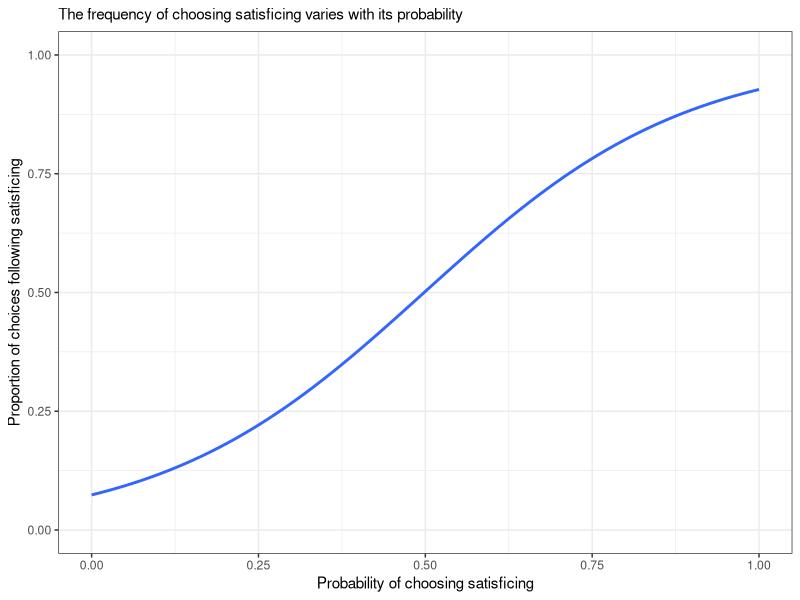
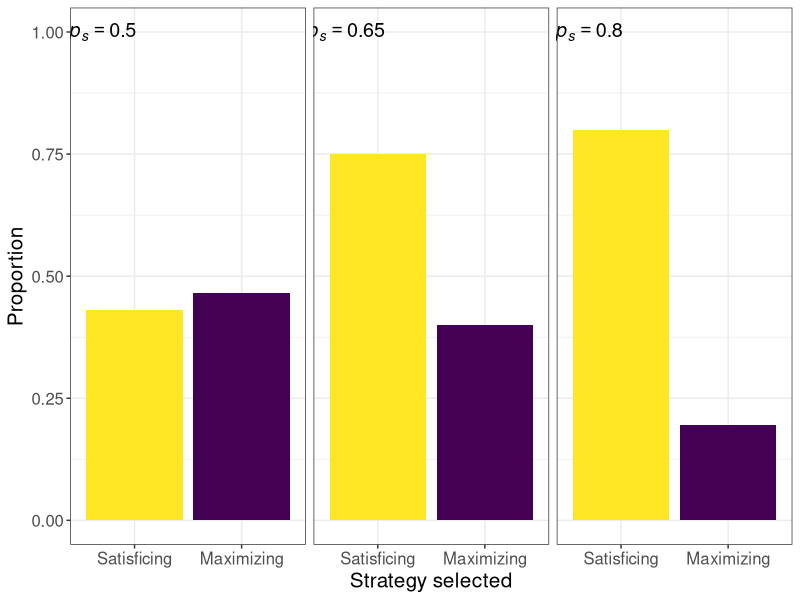
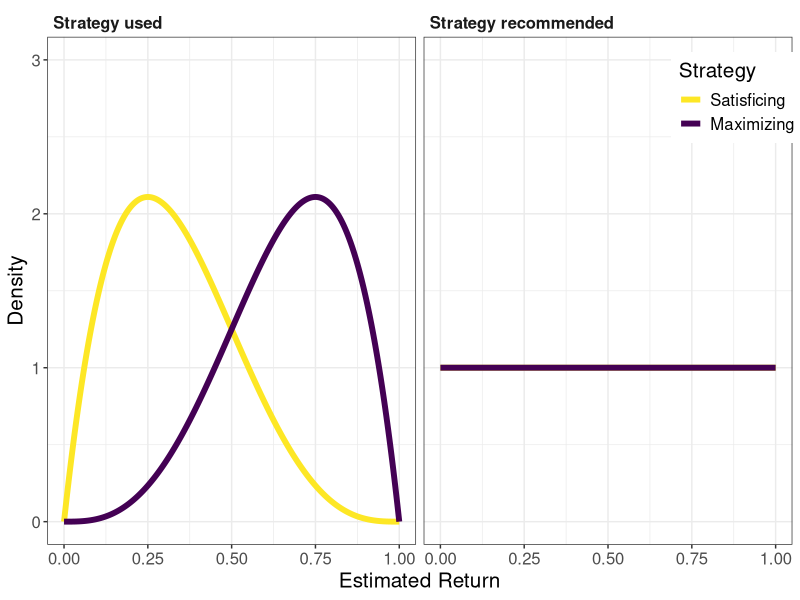
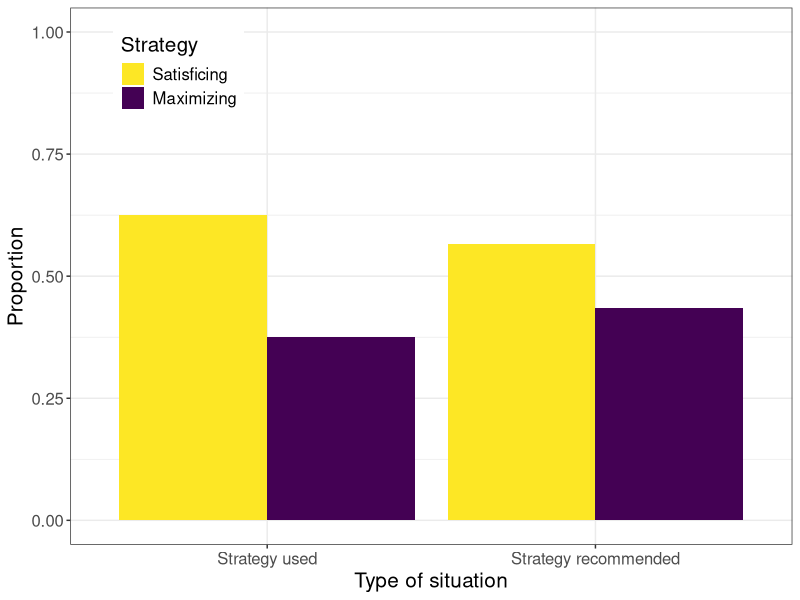
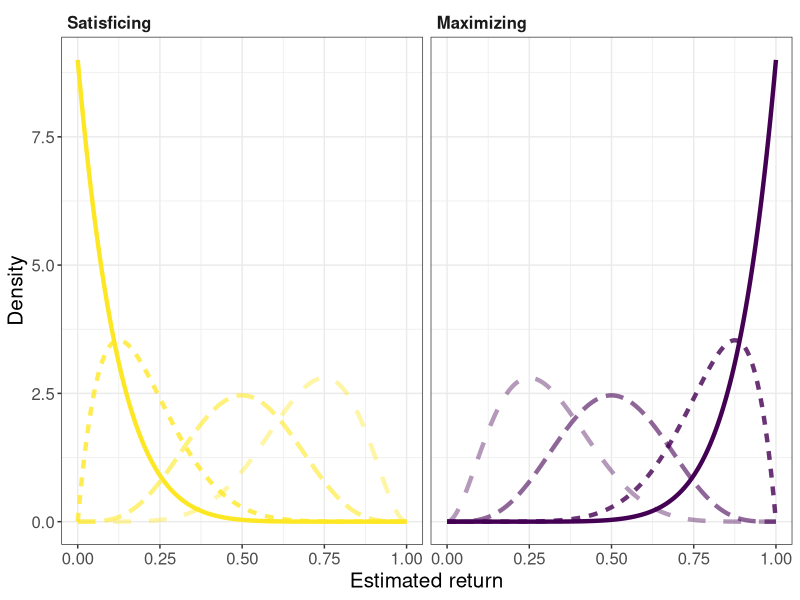
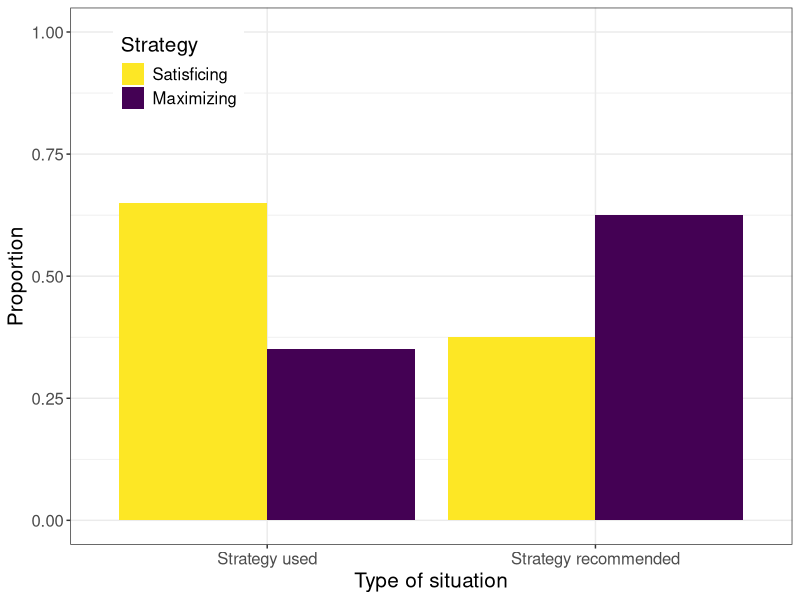
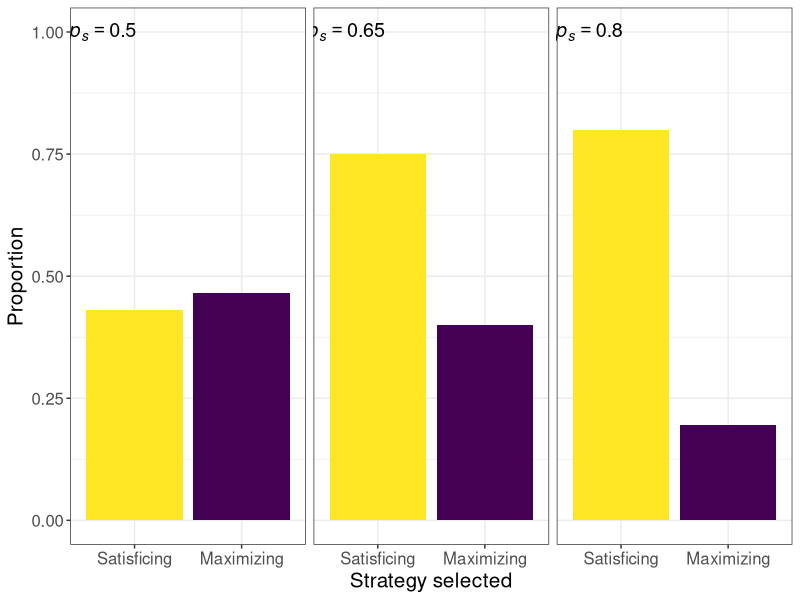
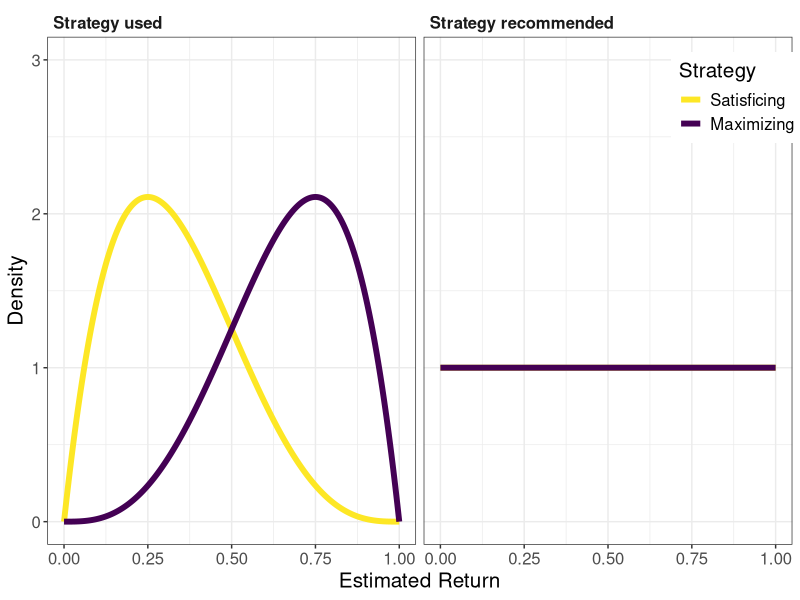

The R script that drew these images, in order:
# Simulation script

# Setup
# install.packages("tidyverse")
library(tidyverse)

N           <- 1:100 # Number of participants
n_self      <- 1:2   # Number of choices made
n_recommend <- 1:2   # Number of choices made by others for which you give a recommendation


# Test: Simulate different probabilities of choosing satisficing
vector_p_choose_satis <- seq(0, 1, by=.01)
results_sim1 <-  tibble(expand.grid(pid = N,                          # Participant ID
                                    cid = (n_self + n_recommend) / 2, # Choice ID
                                    p_choose_satis = vector_p_choose_satis)) %>% 
  mutate(choice_self      = NA,
         choice_recommend = NA)

for (row in 1:nrow(results_sim1)) {
  # Simulate choice as draw from binomial distribution (1 = satisficing)
  results_sim1[row, "choice_self"] <- rbinom(1, 1, pull(results_sim1[row, "p_choose_satis"]))
}

# Results
results_sim1 %>% 
  ggplot(aes(p_choose_satis, choice_self)) +
  geom_smooth(method = "glm", method.args = list(family = "binomial"), se = FALSE) +
  labs(subtitle="The frequency of choosing satisficing varies with its probability", 
       x="Probability of choosing satisficing", y="Proportion of choices following satisficing") +
  coord_cartesian(xlim=c(0,1), ylim=c(0,1)) +
  theme_bw()



# Assumption 1: Probabilistic strategy selection -----
# Simulating probabilities of choosing satisficing and recommending maximizing
vector_p_choose_satis <- seq(0, 1, by=.01)
results_sim2 <-  tibble(expand.grid(pid = N,                          # Participant ID
                                    cid = (n_self + n_recommend) / 2, # Choice ID
                                    p_choose_satis = vector_p_choose_satis)) %>% 
  mutate(p_recommend_satis = 1 - p_choose_satis,
         choice_self       = NA,
         choice_recommend  = NA)

set.seed(123)
for (row in 1:nrow(results_sim2)) {
  
  # Simulate choice as draw from binomial distribution (1 = satisficing)
  results_sim2[row, "choice_self"] <- rbinom(1, 1, pull(results_sim2[row, "p_choose_satis"]))
  results_sim2[row, "choice_recommend"] <- rbinom(1, 1, pull(results_sim2[row, "p_recommend_satis"]))
}

# Plot frequency of strategy selection
results_sim2 %>% 
  filter(p_choose_satis %in% c(.5, .65, .8)) %>% 
  mutate(p_choose_satis = as.factor(p_choose_satis)) %>% 
  group_by(p_choose_satis) %>% 
  summarise(p_choice_satis = sum(choice_self) / n(),
            p_recommend_satis = sum(choice_recommend) / n()) %>% 
  pivot_longer(cols=c("p_choice_satis", "p_recommend_satis")) %>% 
  mutate(name = ifelse(name == "p_choice_satis", "Satisficing", "Maximizing")) %>% 
  mutate(name = factor(name, levels=c("Satisficing", "Maximizing"))) %>% 
  ggplot(aes(name, value, fill=name)) +
  geom_col(position=position_dodge()) +
  geom_text(tibble(p_choose_satis=c(.5,.65,.8)), mapping=aes(x=.7, y=1, label=paste0("italic(p)[italic(s)]==", p_choose_satis)), parse=T, inherit.aes=F, size=5) +
  labs(x="Strategy selected", y="Proportion") +
  scale_fill_manual(values=viridis::viridis(10)[c(10,1)]) +
  theme_bw() +
  facet_wrap(~p_choose_satis, ncol=3) +
  theme(text = element_text(size=15), 
        legend.position="none",
        strip.background = element_blank(),
        strip.text.x = element_blank())

ggsave("output/plots/figure_basic.pdf", device=pdf, width=12, height=6)



# Assumption 2: Strategy selection as a cost-return trade-off -----
# Costs and Returns play a role in strategy selection

# Theoretical distribution
tibble(value = c(dbeta(seq(0,1,.001), 2, 4), dbeta(seq(0,1,.001), 4, 2),
                 dbeta(seq(0,1,.001), 1, 1), dbeta(seq(0,1,.001), 1, 1)),
       Strategy = c(rep("Satisficing", length(seq(0,1,.001))), rep("Maximizing", length(seq(0,1,.001))),
                    rep("Satisficing", length(seq(0,1,.001))), rep("Maximizing", length(seq(0,1,.001)))),
       Target = c(rep("Strategy used", length(seq(0,1,.001))*2), rep("Strategy recommended", length(seq(0,1,.001))*2)),
       x = c(seq(0,1,.001), seq(0,1,.001), seq(0,1,.001), seq(0,1,.001))) %>% 
  mutate(Strategy = factor(Strategy, levels=c("Satisficing", "Maximizing")),
         Target = factor(Target, levels=c("Strategy used", "Strategy recommended"))) %>% 
  ggplot(aes(x, value, color=Strategy)) +
  geom_path(linewidth=2) + 
  labs(x="Estimated Return", y="Density") +
  coord_cartesian(ylim=c(0,3), xlim=c(0,1)) +
  scale_color_manual(values=viridis::viridis(10)[c(10,1)]) +
  facet_wrap(~Target, ncol=2) +
  theme_bw() +
  theme(text = element_text(size=15), 
        strip.background = element_blank(),
        strip.text = element_text(face="bold", hjust=0),
        legend.position=c(.925,.88))

ggsave("output/plots/figure_beta_theoretical.pdf", device=pdf, width=10, height=5)

# Create results object and set parameters
results_sim3 <-  tibble(expand.grid(pid = N,                               # Participant ID
                                    cid = (n_self + n_recommend) / 2)) %>% # Choice ID
  
  mutate(costs_s_self      = 0.5, # Parameters
         costs_m_self      = 2,
         costs_s_recommend = 0.1,
         costs_m_recommend = 0.1,
         alpha_s_self      = 2,
         alpha_m_self      = 4,
         beta_s_self       = 4,
         beta_m_self       = 2,
         alpha_recommend   = 1,
         beta_recommend    = 1,

         p_choose_satis    = NA, # Outcomes
         p_recommend_satis = NA,
         choice_self       = NA,
         choice_recommend  = NA)

set.seed(123)
for (row in 1:nrow(results_sim3)) {

  # Strategy selection for oneself
  # Costs
  C_s_self <- pull(results_sim3[row, "costs_s_self"])
  C_m_self <- pull(results_sim3[row, "costs_m_self"])
  
  # Draw Returns from Beta
  R_s_self <- rbeta(1, pull(results_sim3[row, "alpha_s_self"]), pull(results_sim3[row, "beta_s_self"]))
  R_m_self <- rbeta(1, pull(results_sim3[row, "alpha_m_self"]), pull(results_sim3[row, "beta_m_self"]))
  
  # Calculate utilities
  U_s <- R_s_self - C_s_self
  U_m  <- R_m_self - C_m_self
  
  # Calculate probability of selecting satisficing strategy
  results_sim3[row, "p_choose_satis"] = 1 / (1 + exp(-.5 * (U_s - U_m)))
  
  # Draw selected strategy
  results_sim3[row, "choice_self"] <- rbinom(1, 1, pull(results_sim3[row, "p_choose_satis"]))
  
  # Strategy selection for recommendation to others
  # Costs
  C_s_recommend <- pull(results_sim3[row, "costs_s_recommend"])
  C_m_recommend <- pull(results_sim3[row, "costs_m_recommend"])
  
  # Draw Returns from Beta
  R_s_recommend <- rbeta(1, pull(results_sim3[row, "alpha_recommend"]), pull(results_sim3[row, "beta_recommend"]))
  R_m_recommend  <- rbeta(1, pull(results_sim3[row, "alpha_recommend"]), pull(results_sim3[row, "beta_recommend"]))
  
  # Calculate utilities
  U_s <- R_s_recommend - C_s_recommend
  U_m  <- R_m_recommend - C_m_recommend
  
  # Calculate probability of recommending satisficing strategy
  results_sim3[row, "p_recommend_satis"] <- 1 / (1 + exp(-.5 * (U_s - U_m)))
  
  # Draw recommended strategy
  results_sim3[row, "choice_recommend"]  <- rbinom(1, 1, pull(results_sim3[row, "p_recommend_satis"]))
}

# Plot frequency of strategy selection
results_sim3 %>% 
  pivot_longer(cols=c("choice_self", "choice_recommend"), names_to = "target", values_to = "strategy") %>% 
  group_by(strategy, target) %>% 
  summarise(n = n() / 200) %>% 
  mutate(strategy = ifelse(strategy==1, "Satisficing", "Maximizing"),
         target = ifelse(target=="choice_self", "Strategy used", "Strategy recommended")) %>% 
  mutate(strategy = factor(strategy, levels=c("Satisficing", "Maximizing")),
         target = factor(target, levels=c("Strategy used", "Strategy recommended"))) %>% 
  ggplot(aes(target, n, fill=strategy)) +
  geom_col(position=position_dodge()) +
  labs(fill="Strategy", x="Type of situation", y="Proportion") +
  coord_cartesian(ylim=c(0,1)) +
  scale_fill_manual(values=viridis::viridis(10)[c(10,1)]) +
  theme_bw() +
  theme(text = element_text(size=15), 
        legend.position=c(.15,.88),
        strip.background = element_blank(),
        strip.text.x = element_blank())

ggsave("output/plots/figure_costs_returns_main.pdf", device=pdf, width=6, height=5)



# Assumption 3: Social returns govern strategy selection for recommendation -----
# Returns of recommending a strategy depend on social reputation

# Simulate theoretically implied Return structure using different numbers of positive outcomes
tibble(n_pos = c(rep(1, length(seq(0,1,.001))), rep(1, length(seq(0,1,.001))),
                 rep(2, length(seq(0,1,.001))), rep(2, length(seq(0,1,.001))),
                 rep(5, length(seq(0,1,.001))), rep(5, length(seq(0,1,.001))),
                 rep(7, length(seq(0,1,.001))), rep(7, length(seq(0,1,.001)))),
       Return = c(dbeta(seq(0,1,.001), 1, 10 - 1), dbeta(seq(0,1,.001), 10 - 1, 1),
                  dbeta(seq(0,1,.001), 2, 10 - 2), dbeta(seq(0,1,.001), 10 - 2, 2),
                  dbeta(seq(0,1,.001), 5, 10 - 5), dbeta(seq(0,1,.001), 10 - 5, 5),
                  dbeta(seq(0,1,.001), 7, 10 - 7), dbeta(seq(0,1,.001), 10 - 7, 7)),
       Strategy = c(rep("Satisficing", length(seq(0,1,.001))), rep("Maximizing", length(seq(0,1,.001))),
                    rep("Satisficing", length(seq(0,1,.001))), rep("Maximizing", length(seq(0,1,.001))),
                    rep("Satisficing", length(seq(0,1,.001))), rep("Maximizing", length(seq(0,1,.001))),
                    rep("Satisficing", length(seq(0,1,.001))), rep("Maximizing", length(seq(0,1,.001)))),
       x = c(seq(0,1,.001), seq(0,1,.001),
             seq(0,1,.001), seq(0,1,.001),
             seq(0,1,.001), seq(0,1,.001),
             seq(0,1,.001), seq(0,1,.001))) %>% 
  mutate(Strategy = factor(Strategy, levels=c("Satisficing", "Maximizing")),
         n_pos = factor(n_pos, levels=c("1", "2", "5", "7"))) %>% 
  ggplot(aes(x, Return, color=Strategy, alpha=n_pos, linetype=n_pos)) +
  geom_path(linewidth=1.5) +
  scale_color_manual(values=viridis::viridis(10)[c(10,1)]) +
  scale_alpha_manual(values=c(1,.8,.6,.4)) +
  facet_wrap(~Strategy, ncol=2) +
  labs(x = "Estimated return", y="Density") +
  theme_bw() +
  theme(legend.position = "none",
        text = element_text(size=15),
        strip.background = element_blank(),
        strip.text.x = element_text(face="bold", hjust=0) #, legend.position=c(.925,.88))
  )

ggsave("output/plots/figure_theoretical_returns_social.pdf", device=pdf, width=10, height=5)



# Simulation
# Create results object and set parameters
results_sim4 <-  tibble(expand.grid(pid = N,                               # Participant ID
                                    cid = (n_self + n_recommend) / 2)) %>% # Choice ID
  
  mutate(costs_s_self      = 0.5, # Parameters, see above
         costs_m_self      = 2,
         costs_s_recommend = 0.1,
         costs_m_recommend = 0.1,
         
         alpha_s_self      = 2,
         alpha_m_self      = 4,
         beta_s_self       = 4,
         beta_m_self       = 2,
         
         theta             = 0.9,
         n_pos             = NA,  # Will be estimated later
         alpha_s_recommend = NA,
         alpha_m_recommend = NA,
         beta_s_recommend  = NA,
         beta_m_recommend  = NA,
         
         p_choose_satis    = NA, # Outcomes
         p_recommend_satis = NA,
         choice_self       = NA,
         choice_recommend  = NA)

set.seed(123)
for (row in 1:nrow(results_sim4)) {

  # Strategy selection for oneself (same as for simulation 3)
  # Costs
  C_s_self <- pull(results_sim4[row, "costs_s_self"])
  C_m_self <- pull(results_sim4[row, "costs_m_self"])
  
  # Draw Returns from Beta
  R_s_self <- rbeta(1, pull(results_sim4[row, "alpha_s_self"]), pull(results_sim4[row, "beta_s_self"]))
  R_m_self <- rbeta(1, pull(results_sim4[row, "alpha_m_self"]), pull(results_sim4[row, "beta_m_self"]))
  
  # Calculate utilities
  U_s <- R_s_self - C_s_self
  U_m  <- R_m_self - C_m_self
  
  # Calculate probability of selecting satisficing strategy
  results_sim4[row, "p_choose_satis"] <- 1 / (1 + exp(-.5 * (U_s - U_m)))
  
  # Draw selected strategy
  results_sim4[row, "choice_self"] <- rbinom(1, 1, pull(results_sim4[row, "p_choose_satis"]))
  
  
  # Strategy selection for recommendation to others
  # Costs
  C_s_recommend <- pull(results_sim4[row, "costs_s_recommend"])
  C_m_recommend <- pull(results_sim4[row, "costs_m_recommend"])
  
  # Simulate number of retrieved positive outcomes
  results_sim4[row, "n_pos"] <- sum(rbinom(10, 1, 1 - pull(results_sim4[row, "theta"])))
  
  # Draw Returns from Beta using number of retrieved positive outcomes as determinants of Return structure
  R_s_recommend <- rbeta(1, pull(results_sim4[row, "n_pos"]), 10 - pull(results_sim4[row, "n_pos"]))
  R_m_recommend  <- rbeta(1, 10 - pull(results_sim4[row, "n_pos"]), pull(results_sim4[row, "n_pos"]))
  
  # Calculate utilities
  U_s <- R_s_recommend - C_s_recommend
  U_m  <- R_m_recommend - C_m_recommend
  
  # Calculate probability of recommending satisficing strategy
  results_sim4[row, "p_recommend_satis"] <- 1 / (1 + exp(-.5 * (U_s - U_m)))
  
  # Draw recommended strategy
  results_sim4[row, "choice_recommend"]  <- rbinom(1, 1, pull(results_sim4[row, "p_recommend_satis"]))
}

# Plot frequency of strategy selection
results_sim4 %>% 
  pivot_longer(cols=c("choice_self", "choice_recommend"), names_to = "target", values_to = "strategy") %>% 
  group_by(strategy, target) %>% 
  summarise(n = n() / 200) %>% 
  mutate(strategy = ifelse(strategy==1, "Satisficing", "Maximizing"),
         target = ifelse(target=="choice_self", "Strategy used", "Strategy recommended")) %>% 
  mutate(strategy = factor(strategy, levels=c("Satisficing", "Maximizing")),
         target = factor(target, levels=c("Strategy used", "Strategy recommended"))) %>% 
  ggplot(aes(target, n, fill=strategy)) +
  geom_col(position=position_dodge()) +
  labs(fill="Strategy", x="Type of situation", y="Proportion") +
  coord_cartesian(ylim=c(0,1)) +
  scale_fill_manual(values=viridis::viridis(10)[c(10,1)]) +
  theme_bw() +
  theme(text = element_text(size=15), 
        legend.position=c(.15,.88),
        strip.background = element_blank(),
        strip.text.x = element_blank())

ggsave("output/plots/figure_social_sensitivity_main.pdf", device=pdf, width=6, height=5)
